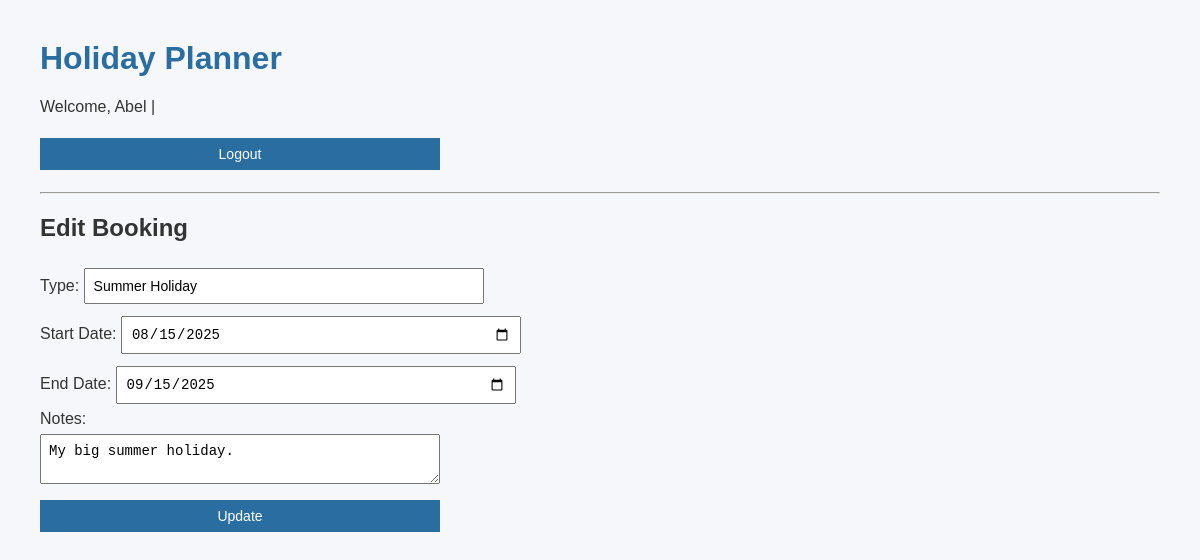
Screenshot of /edit/2 (signed in) with the database file from the repository.
### tables this page shows
CREATE TABLE bookings (
        id INTEGER PRIMARY KEY AUTOINCREMENT,
        user_id INTEGER,
        type TEXT,
        start_date TEXT,
        end_date TEXT,
        duration TEXT,
        notes TEXT,
        status TEXT DEFAULT 'pending',
        FOREIGN KEY (user_id) REFERENCES users(id)
    );

### app.py (the view, shortened to what this page needs)
    @app.route("/edit/<int:booking_id>", methods=["GET", "POST"])
    def edit_booking(booking_id):
        if "user_id" not in session:
            flash("Please log in.", "error")
            return redirect("/login")
        booking = get_booking_by_id(booking_id, app.config["DATABASE_URL"])
        if booking["user_id"] != session["user_id"]:
            flash("Unauthorized", "error")
            return redirect("/dashboard")
        return render_template("edit_booking.html", booking=booking)

### models/db.py (called while the page is built)
def get_booking_by_id(booking_id, db_url):
    db_path = db_url.split("///")[-1]
    conn = sqlite3.connect(db_path)
    conn.row_factory = sqlite3.Row
    cur = conn.cursor()
    cur.execute("SELECT * FROM bookings WHERE id = ?", (booking_id,))
    booking = cur.fetchone()
    conn.close()
    return dict(booking) if booking else None

### templates/edit_booking.html
{% extends "layout.html" %}
{% block content %}
<h2>Edit Booking</h2>
<form method="post">
    Type: <input name="type" value="{{ booking['type'] }}" required><br>
    Start Date: <input type="date" name="start_date" value="{{ booking['start_date'] }}" required><br>
    End Date: <input type="date" name="end_date" value="{{ booking['end_date'] }}" required><br>
    Notes: <br><textarea name="notes">{{ booking['notes'] }}</textarea><br>
    <button type="submit">Update</button>
</form>
{% endblock %}

### static/style.css (style rules this page uses)
body { font-family: Arial, sans-serif; margin: 40px; background-color: #f5f7fa; color: #333; }
form { margin-top: 10px; }
input, textarea, select, button { margin: 6px 0; padding: 8px; font-size: 14px; width: 100%; max-width: 400px; box-sizing: border-box; }
button { background-color: #2a6ea1; color: white; border: none; cursor: pointer; }

### rows the page displays
bookings: type "Summer Holiday", start_date "08/15/2025", end_date "09/15/2025", notes "My big summer holiday."

### other values shown
{{ session.get("user_name") }} "Abel"
